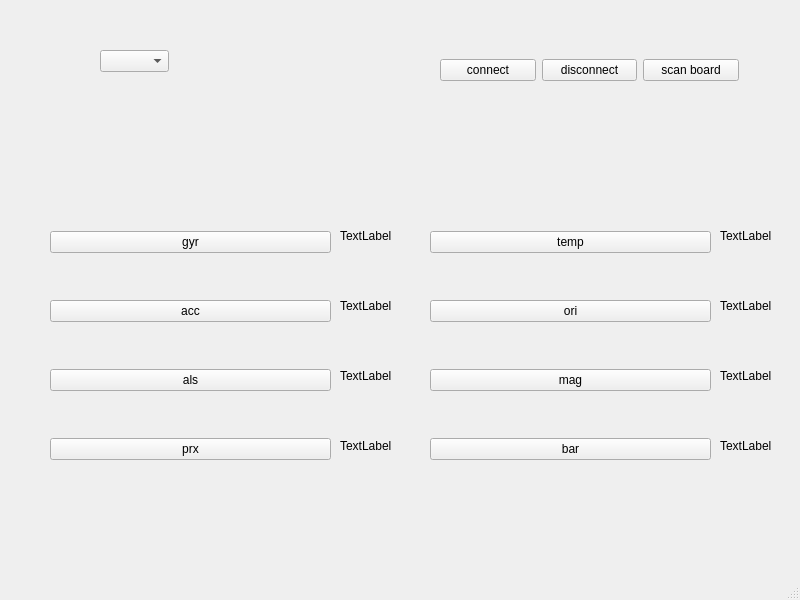
<?xml version="1.0" encoding="UTF-8"?>
<ui version="4.0">
 <class>MainWindow</class>
 <widget class="QMainWindow" name="MainWindow">
  <property name="geometry">
   <rect>
    <x>0</x>
    <y>0</y>
    <width>800</width>
    <height>600</height>
   </rect>
  </property>
  <property name="windowTitle">
   <string>MainWindow</string>
  </property>
  <widget class="QWidget" name="centralwidget">
   <widget class="QWidget" name="verticalLayoutWidget">
    <property name="geometry">
     <rect>
      <x>50</x>
      <y>190</y>
      <width>281</width>
      <height>311</height>
     </rect>
    </property>
    <layout class="QVBoxLayout" name="verticalLayout">
     <item>
      <widget class="QPushButton" name="pushButton_5">
       <property name="text">
        <string>gyr</string>
       </property>
      </widget>
     </item>
     <item>
      <widget class="QPushButton" name="pushButton_4">
       <property name="text">
        <string>acc</string>
       </property>
      </widget>
     </item>
     <item>
      <widget class="QPushButton" name="pushButton_10">
       <property name="text">
        <string>als</string>
       </property>
      </widget>
     </item>
     <item>
      <widget class="QPushButton" name="pushButton_6">
       <property name="text">
        <string>prx</string>
       </property>
      </widget>
     </item>
    </layout>
   </widget>
   <widget class="QWidget" name="verticalLayoutWidget_2">
    <property name="geometry">
     <rect>
      <x>430</x>
      <y>190</y>
      <width>281</width>
      <height>311</height>
     </rect>
    </property>
    <layout class="QVBoxLayout" name="verticalLayout_2">
     <item>
      <widget class="QPushButton" name="pushButton_7">
       <property name="text">
        <string>temp</string>
       </property>
      </widget>
     </item>
     <item>
      <widget class="QPushButton" name="pushButton_8">
       <property name="text">
        <string>ori</string>
       </property>
      </widget>
     </item>
     <item>
      <widget class="QPushButton" name="pushButton_11">
       <property name="text">
        <string>mag</string>
       </property>
      </widget>
     </item>
     <item>
      <widget class="QPushButton" name="pushButton_9">
       <property name="text">
        <string>bar</string>
       </property>
      </widget>
     </item>
    </layout>
   </widget>
   <widget class="QWidget" name="horizontalLayoutWidget">
    <property name="geometry">
     <rect>
      <x>440</x>
      <y>30</y>
      <width>299</width>
      <height>80</height>
     </rect>
    </property>
    <layout class="QHBoxLayout" name="horizontalLayout">
     <item>
      <widget class="QPushButton" name="pushButton_2">
       <property name="text">
        <string>connect</string>
       </property>
      </widget>
     </item>
     <item>
      <widget class="QPushButton" name="pushButton">
       <property name="text">
        <string>disconnect</string>
       </property>
      </widget>
     </item>
     <item>
      <widget class="QPushButton" name="pushButton_3">
       <property name="text">
        <string>scan board</string>
       </property>
      </widget>
     </item>
    </layout>
   </widget>
   <widget class="QLabel" name="label">
    <property name="geometry">
     <rect>
      <x>340</x>
      <y>230</y>
      <width>54</width>
      <height>12</height>
     </rect>
    </property>
    <property name="text">
     <string>TextLabel</string>
    </property>
   </widget>
   <widget class="QLabel" name="label_2">
    <property name="geometry">
     <rect>
      <x>340</x>
      <y>300</y>
      <width>54</width>
      <height>12</height>
     </rect>
    </property>
    <property name="text">
     <string>TextLabel</string>
    </property>
   </widget>
   <widget class="QLabel" name="label_3">
    <property name="geometry">
     <rect>
      <x>340</x>
      <y>370</y>
      <width>54</width>
      <height>12</height>
     </rect>
    </property>
    <property name="text">
     <string>TextLabel</string>
    </property>
   </widget>
   <widget class="QLabel" name="label_4">
    <property name="geometry">
     <rect>
      <x>340</x>
      <y>440</y>
      <width>54</width>
      <height>12</height>
     </rect>
    </property>
    <property name="text">
     <string>TextLabel</string>
    </property>
   </widget>
   <widget class="QLabel" name="label_5">
    <property name="geometry">
     <rect>
      <x>720</x>
      <y>230</y>
      <width>54</width>
      <height>12</height>
     </rect>
    </property>
    <property name="text">
     <string>TextLabel</string>
    </property>
   </widget>
   <widget class="QLabel" name="label_6">
    <property name="geometry">
     <rect>
      <x>720</x>
      <y>300</y>
      <width>54</width>
      <height>12</height>
     </rect>
    </property>
    <property name="text">
     <string>TextLabel</string>
    </property>
   </widget>
   <widget class="QLabel" name="label_7">
    <property name="geometry">
     <rect>
      <x>720</x>
      <y>370</y>
      <width>54</width>
      <height>12</height>
     </rect>
    </property>
    <property name="text">
     <string>TextLabel</string>
    </property>
   </widget>
   <widget class="QLabel" name="label_8">
    <property name="geometry">
     <rect>
      <x>720</x>
      <y>440</y>
      <width>54</width>
      <height>12</height>
     </rect>
    </property>
    <property name="text">
     <string>TextLabel</string>
    </property>
   </widget>
   <widget class="QComboBox" name="comboBox">
    <property name="geometry">
     <rect>
      <x>100</x>
      <y>50</y>
      <width>69</width>
      <height>22</height>
     </rect>
    </property>
   </widget>
  </widget>
  <widget class="QMenuBar" name="menubar">
   <property name="geometry">
    <rect>
     <x>0</x>
     <y>0</y>
     <width>800</width>
     <height>23</height>
    </rect>
   </property>
  </widget>
  <widget class="QStatusBar" name="statusbar"/>
 </widget>
 <resources/>
 <connections/>
</ui>
